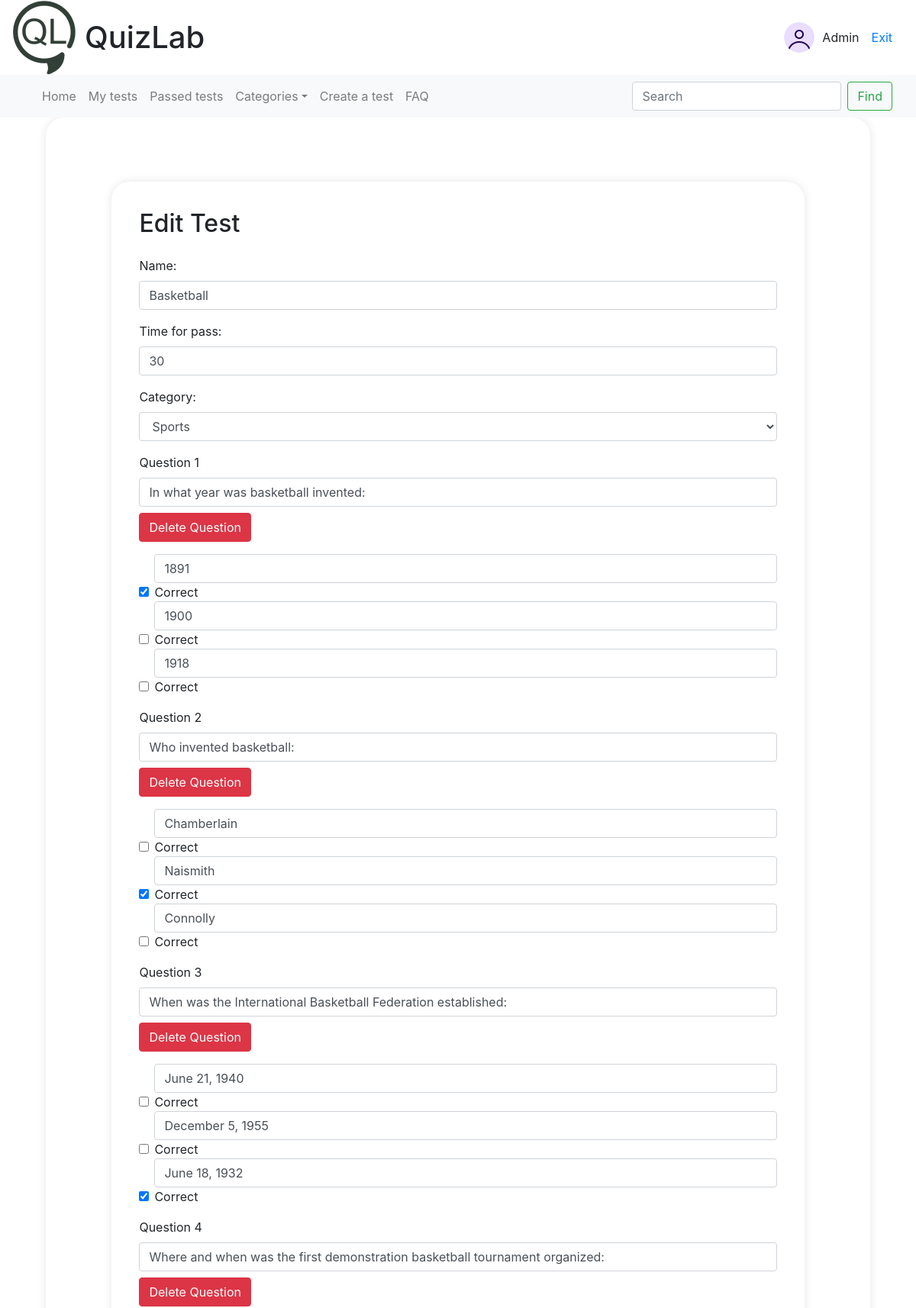
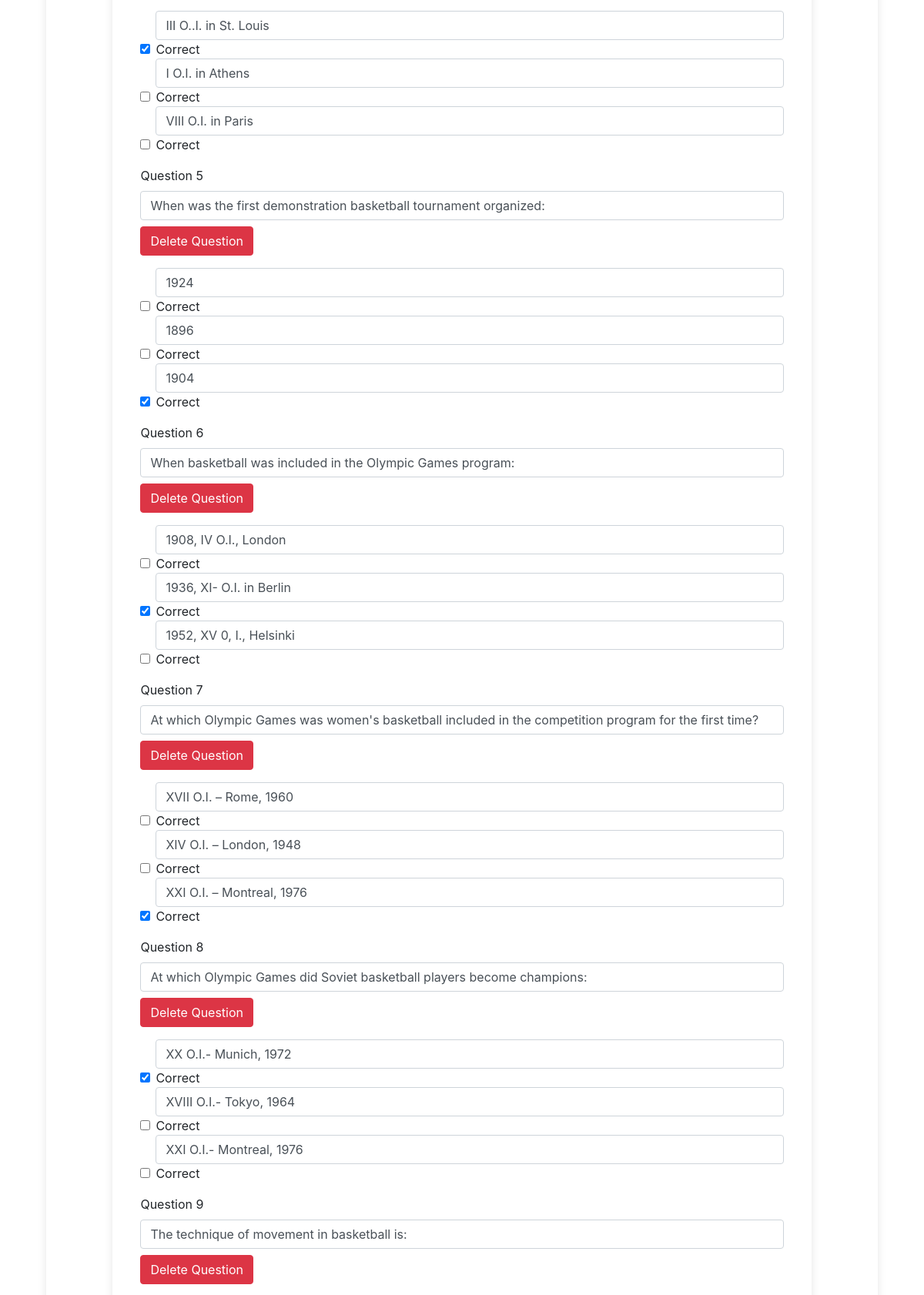
/test/9/edit_test/ (signed in, upper part), run on the app's committed database (2 pictures, top to bottom).
### test/models.py (models this page shows, shortened)
class Test(models.Model):
    name = models.CharField(max_length=100)
    time_for_pass = models.IntegerField()
    author = models.ForeignKey(User, on_delete=models.CASCADE)
    category = models.ForeignKey(Category, on_delete=models.CASCADE)
    class Meta:
        verbose_name = 'Тест'
        verbose_name_plural = 'Тесты'

class Category(models.Model):
    name = models.CharField(max_length=100)
    def __str__(self):
        return self.name

class Question(models.Model):
    name = models.CharField(max_length=100)
    test = models.ForeignKey(Test, on_delete=models.CASCADE)
    class Meta:
        ordering = ['id']
        verbose_name = 'Вопрос'
        verbose_name_plural = 'Вопросы'

class Answer(models.Model):
    name = models.CharField(max_length=100)
    correct = models.BooleanField(default=False)
    question = models.ForeignKey(Question, on_delete=models.CASCADE)
    class Meta:
        verbose_name = 'Ответ'
        verbose_name_plural = 'Ответы'

### test/views.py (the view)
# urls.py: path('test/<int:id>/edit_test/', views.edit_test, name='edit_test'),
@login_required
def edit_test(request, id):
    test = get_object_or_404(Test, id=id)
    if request.method == 'POST':
        if 'delete_test' in request.POST:
            test.delete()
            return redirect('/test/my_tests/')
        test_form = TestForm(request.POST, instance=test)
        if test_form.is_valid():
            test = test_form.save(commit=False)
            test.author = request.user
            test.save()
            for question in test.question_set.all():
                question_name = request.POST.get(f'question_{question.id}_name')
                if question_name:
                    question.name = question_name
                    question.save()
                    for answer in question.answer_set.all():
                        answer_name = request.POST.get(f'question_{question.id}_answer_{answer.id}_name')
                        if answer_name:
                            answer.name = answer_name
                            answer.correct = request.POST.get(f'question_{question.id}_answer_{answer.id}_is_correct') == 'on'
                            answer.save()
                        else:
                            answer.delete()
                else:
                    question.delete()
            for i in range(1, 51):  # Максимум 50 вопросов
                question_name = request.POST.get(f'question_{i}_name')
                if question_name and not any(f'question_{question.id}_name' == f'question_{i}_name' for question in test.question_set.all()):
                    question = Question.objects.create(
                        name=question_name,
                        test=test
                    )
                    for j in range(1, 7):  # Максимум 6 ответов на вопрос
                        answer_name = request.POST.get(f'question_{i}_answer_{j}_name')
                        if answer_name:
                            Answer.objects.create(
                                name=answer_name,
                                correct=request.POST.get(f'question_{i}_answer_{j}_is_correct') == 'on',
                                question=question
                            )
            return redirect('/test/my_tests/')
    else:
        test_form = TestForm(instance=test)
    return render(request, 'test/edit_test.html', {
        'test_form': test_form,
        'test': test,
        'test_name': test.name,
        'test_category': test.category,
    })

### test/forms.py
class TestForm(forms.ModelForm):
    class Meta:
        model = Test
        fields = ['name', 'time_for_pass', 'category']
        widgets = {
            'name': forms.TextInput(attrs={'class': 'form-control'}),
            'time_for_pass': forms.NumberInput(attrs={
                'class': 'form-control',
                'min': 1,  # минимальное значение
                'max': 60  # максимальное значение
            }),
            'category': forms.Select(attrs={'class': 'form-control'}),
        }
        category = forms.ModelChoiceField(queryset=Category.objects.all(), widget=forms.Select(attrs={'class': 'form-control'}))

### test/templates/test/edit_test.html (shortened to what this page needs)
{% extends 'test/base.html' %}
{% load static %}
{% block content %}
<div class="container mt-5">
    <h2 class="mb-4">Edit Test</h2>
    <form id="editTestForm" method="POST">
        {{ test_form.as_p }}
        {% for question in test.question_set.all %}
            <div class="question-block">
                <div class="form-group">
                    <label for="question_{{ question.id }}_name">Question {{ forloop.counter }}</label>
                    <input type="text" id="question_{{ question.id }}_name" class="form-control" name="question_{{ question.id }}_name" value="{{ question.name }}">
                    <button type="button" class="btn btn-danger mt-2 delete-question" data-question-id="{{ question.id }}">Delete Question</button>
                </div>
                <div class="form-group">
                    {% for answer in question.answer_set.all %}
                        <div class="form-check">
                            <input type="text" id="question_{{ question.id }}_answer_{{ answer.id }}_name" class="form-control" name="question_{{ question.id }}_answer_{{ answer.id }}_name" value="{{ answer.name }}">
                            <input type="checkbox" id="question_{{ question.id }}_answer_{{ answer.id }}_is_correct" class="form-check-input" name="question_{{ question.id }}_answer_{{ answer.id }}_is_correct" {% if answer.correct %}checked{% endif %}>
                            <label class="form-check-label" for="question_{{ question.id }}_answer_{{ answer.id }}_is_correct">Correct</label>
                        </div>
                    {% endfor %}
                </div>
            </div>
        {% endfor %}
    </form>
</div>
{% endblock %}

### test/templates/test/base.html (shortened to what this page needs)
{% load static %}
<html lang="en">
<head>
    <link rel="stylesheet" href="//maxcdn.bootstrapcdn.com/bootstrap/4.3.1/css/bootstrap.min.css">
    <link rel="stylesheet" href="//maxcdn.bootstrapcdn.com/bootstrap/4.3.1/css/bootstrap-theme.min.css">
</head>
<body>
    <header class="header container-fluid">
        <div class="row align-items-center">
            <div class="col-8 col-md-6 d-flex align-items-center">
                <img src="{% static 'test/img/Logo.png' %}" alt="Иконка сайта" class="site-icon">
                <h1 class="site-title"><a href="/">QuizLab</a></h1>
            </div>
            {% if user.is_authenticated %}
            <div class="col-4 col-md-6 d-flex justify-content-end align-items-center">
                <div class="user-card d-flex align-items-center">
                    <img src="{% static 'test/img/avatar.png' %}" alt="Profile photo" class="profile-photo">
                    <span>{{ user.username }}</span>
                    <a class="nav-link" href="/account/logout/">Exit</a>
                </div>
            </div>
        </div>
    </header>
    <nav id="navbar-example2" class="navbar navbar-expand-lg navbar-light bg-light container-fluid">
        <div class="container-fluid">
            <div class="navbar-collapse">
                <ul class="navbar-nav mr-auto">
                    <li class="nav-item">
                        <a class="nav-link" href="/">Home</a>
                    </li>
                    <li class="nav-item">
                        <a class="nav-link" href="{% url 'my_tests' %}">My tests</a>
                    </li>
                    <li class="nav-item">
                        <a class="nav-link" href="/test/passed_tests">Passed tests</a>
                    </li>
                    <li class="nav-item dropdown">
                        <a class="nav-link dropdown-toggle" href="#">Categories</a>
                    </li>
                    <li class="nav-item">
                        <a class="nav-link" href="{% url 'create_test' %}">Сreate a test</a>
                    </li>
                    <li class="nav-item">
                        <a class="nav-link" href="{% url 'FAQ' %}">FAQ</a>
                    </li>
                </ul>
                <form class="form-inline my-2 my-lg-0" action="{% url 'search_tests' %}" method="get">
                    <input class="form-control mr-sm-2" type="text" name="q" placeholder="Search" aria-label="Search">
                    <button class="btn btn-outline-success my-2 my-sm-0" type="submit">Find</button>
                </form>
            </div>
        </div>
    </nav>
{% endif %}
    <div class="container">
        {% block content %}
        {% endblock %}
    </div>
</body>
</html>

### data on the page
Test: name "Basketball", time_for_pass "30", category "Sports"
Question: name "In what year was basketball invented:"
Answer: name "1891", correct "☑"
Answer: name "1900"
Answer: name "1918"
Question: name "Who invented basketball:"
Answer: name "Chamberlain"
Answer: name "Naismith", correct "☑"
Answer: name "Connolly"
Question: name "When was the International Basketball Federation established:"
Answer: name "June 21, 1940"
Answer: name "December 5, 1955"
Answer: name "June 18, 1932", correct "☑"
Question: name "Where and when was the first demonstration basketball tournament organized:"
Answer: name "III O..I. in St. Louis", correct "☑"
Answer: name "I O.I. in Athens"
Answer: name "VIII O.I. in Paris"
Question: name "When was the first demonstration basketball tournament organized:"
Answer: name "1924"
Answer: name "1896"
Answer: name "1904", correct "☑"
Question: name "When basketball was included in the Olympic Games program:"
Answer: name "1908, IV O.I., London"
Answer: name "1936, XI- O.I. in Berlin", correct "☑"
Answer: name "1952, XV 0, I., Helsinki"
Question: name "At which Olympic Games was women's basketball included in the competition program for the first time?"
Answer: name "XVII O.I. – Rome, 1960"
Answer: name "XIV O.I. – London, 1948"
Answer: name "XXI O.I. – Montreal, 1976", correct "☑"
Question: name "At which Olympic Games did Soviet basketball players become champions:"
Answer: name "XX O.I.- Munich, 1972", correct "☑"
Answer: name "XVIII O.I.- Tokyo, 1964"
Answer: name "XXI O.I.- Montreal, 1976"
Question: name "The technique of movement in basketball is:"

### other printed values
{{ user.username }} "Admin"
